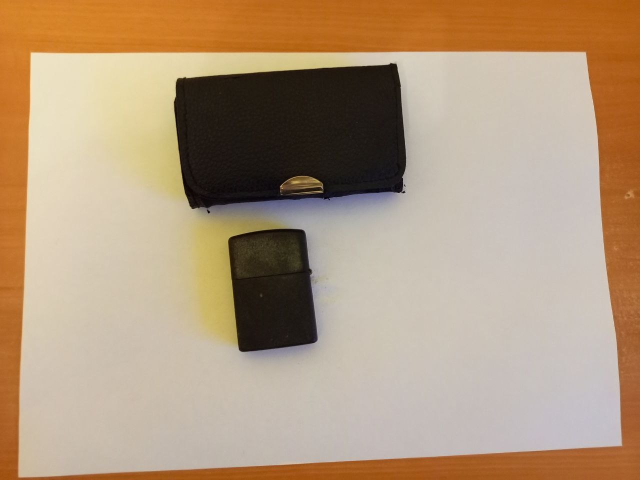
#> input picture report/1.jpg, 1280 x 960 px, found by its file name (shown at 1/2 size)
$ jupyter execute --allow-errors Background.ipynb
#> lines starting #> are read from the running program, lines starting #| are printed output that depends on the picture; after the words box and inside, x2 and y2 are one past the last pixel; in counts of white or black regions, pixels touching at a corner belong together
https://github.com/danielgatis/rembg

[cell 1]
import os

os.chdir('../1')

[cell 2]
from rembg import remove
import cv2

input_path = '1.jpg'

input = cv2.imread(input_path)
#> input is the input picture: shape (960, 1280, 3); mean B, G, R 125.3, 152.6, 177.6
#> (the rest of this cell did not finish here and is left out)

[cell 3]
from skimage.filters import threshold_otsu
from skimage.color import rgb2gray
from skimage import img_as_ubyte
from skimage.morphology import binary_closing, disk
from skimage.filters import gaussian
import numpy as np

img = cv2.imread(input_path)
img_gray = rgb2gray(img)
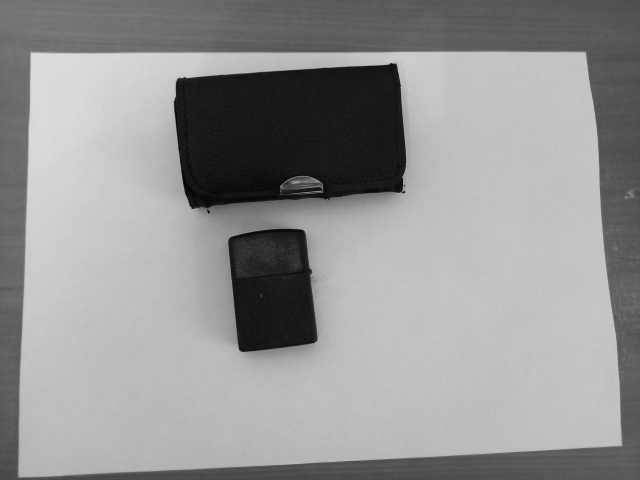
#> img_gray: shape (960, 1280) float64 (shown at 1/2 size); min 0.00113, max 0.877, mean 0.583

thresh_otsu = threshold_otsu(img_gray)
#> thresh_otsu = 0.512
otsu = img_gray >= thresh_otsu
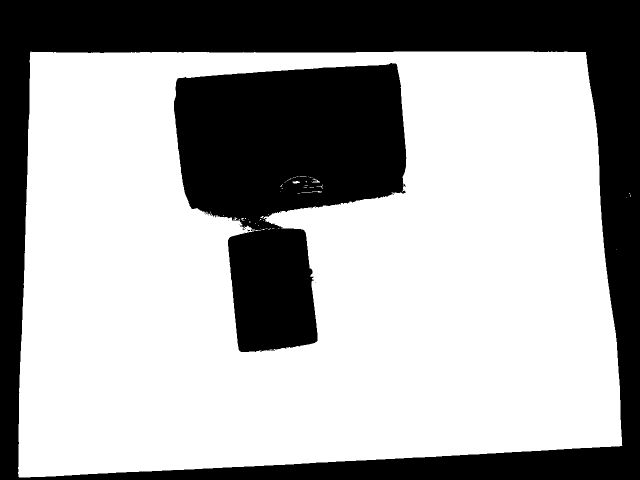
#> otsu: shape (960, 1280) bool (shown at 1/2 size); 64.6% white; 16 black regions (14 under 20 px), largest, box (x1, y1, x2, y2) and area: (0, 0, 1280, 960) 272852, (348, 126, 813, 704) 161932

close_otsu = binary_closing(otsu)
#> close_otsu: shape (960, 1280) bool; 64.6% white; 5 black regions (3 under 20 px), largest, box (x1, y1, x2, y2) and area: (0, 0, 1280, 960) 272852, (348, 126, 813, 704) 161731
cv_close_otsu = img_as_ubyte(close_otsu)
#> cv_close_otsu: shape (960, 1280); 64.6% white; 5 black regions (3 under 20 px)

cnts = cv2.findContours(cv_close_otsu, cv2.RETR_EXTERNAL, cv2.CHAIN_APPROX_NONE)[-2]
#> cnts = 5 contours, 4 with area under 20; largest, box (x1, y1, x2, y2) and area: (36, 103, 1245, 955) 953960
cnt = sorted(cnts, key=cv2.contourArea, reverse=True)[0]
#> cnt = contour of 3953 points, box (x1, y1, x2, y2) (36, 103, 1245, 955), area 953960

rbox = cv2.minAreaRect(cnt)
#> rbox = ((640, 528.5), (851, 1208), -90)
pts = cv2.boxPoints(rbox).astype(np.int32)
#> pts = [[1244, 954], [36, 954], [36, 103], [1244, 103]]
cv2.drawContours(img, [pts], -1, (0, 255, 0), 1, cv2.LINE_AA)
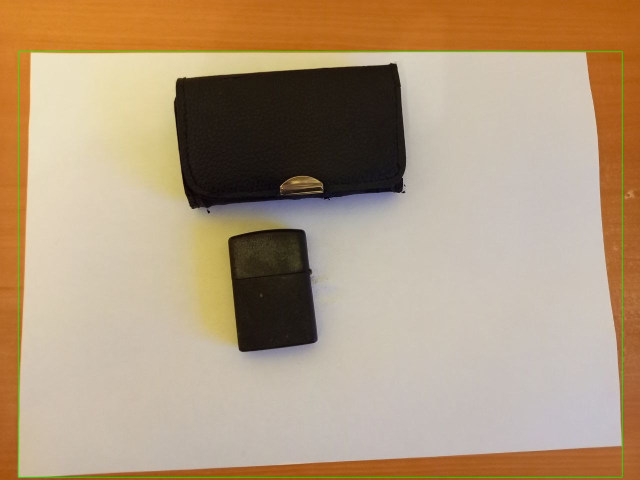
#> img: shape (960, 1280, 3) (shown at 1/2 size); 1.01% of pixels changed, all inside (x1, y1, x2, y2) = (35, 102, 1246, 956)

cv2.imshow('Contours', img)
cv2.waitKey(0)
cv2.destroyAllWindows()

[cell 4]
width = 210
height = 297
area = width * height

k = (cv2.contourArea(pts) / area) ** 0.5
#> k = 4.06
k
#> Out = 4.06
